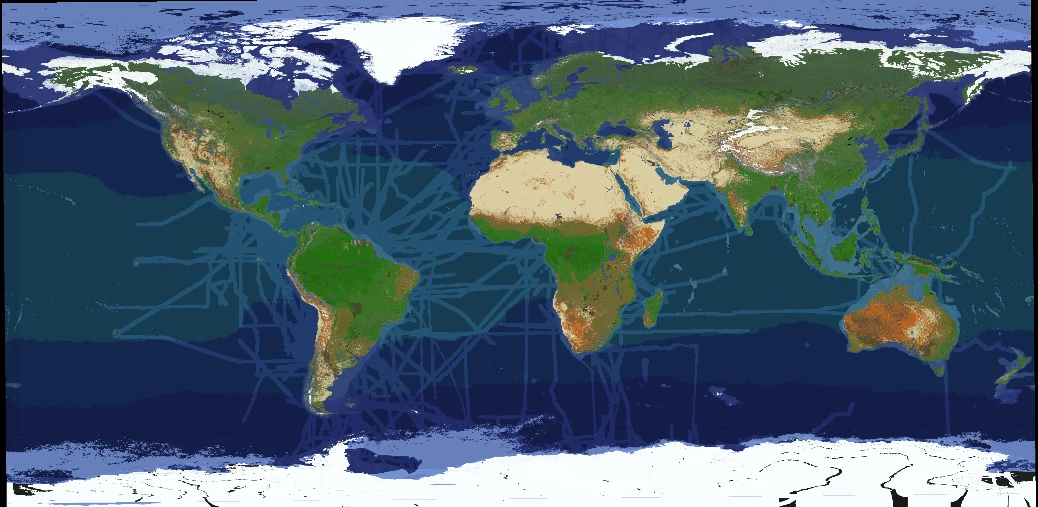
#> input picture generator/mapa/tierra.webp, 1038 x 507 px; the run also reads 1 picture not shown here
$ python paleomap.py
#> lines starting #> are read from the running program, lines starting #| are printed output that depends on the picture
"""Mapa del Paleontologo: la imagen que se dibuja en el item mapa (128 x 128, como un mapa de Minecraft).

Estilo de la Dinopedia: un mapa de explorador en papel, con tapas de cuero cosido. El mar es papel con lineas de agua
junto a las costas, la tierra va en tonos sepia (mas oscuro donde hay selva) con la costa en tinta, y arriba y abajo
hay un rastro de huellas como marca de agua. Las zonas de dinos NO se dibujan aca: el plugin pone una huella roja en el
centro de cada region del config (asi siguen al config si cambia).

Todos los colores son de la paleta de los mapas de Minecraft (el server convierte cada pixel al color mas cercano:
si se usan colores de afuera de la paleta el papel sale manchado).

Fuente: generator/mapa/tierra.webp, un render del mapa del server (equirectangular: de 180 O a 180 E y de 90 N a 90 S,
con 4 px de borde negro a cada lado).

Uso (necesita Pillow, esta en generator/.venv):
    generator/.venv/Scripts/python generator/paleomap.py [carpeta para una vista previa ampliada]
Escribe plugin/src/main/resources/mapa/tierra.png
"""
import os
import sys

from PIL import Image

HERE = os.path.dirname(os.path.abspath(__file__))
ROOT = os.path.dirname(HERE)
SOURCE = os.path.join(HERE, "mapa", "tierra.webp")
OUT = os.path.join(ROOT, "plugin", "src", "main", "resources", "mapa", "tierra.png")

BORDER_X = 4                  # columnas negras a cada lado del render
SIZE = 128                    # un mapa de Minecraft
# donde va el mundo (360 x 180 grados): lo mismo que PaleoMap.java (WORLD_X, WORLD_Y, WORLD_W, WORLD_H)
WX, WY, WW, WH = 6, 35, 116, 58

# colores de la paleta de los mapas
PAPER = (247, 233, 163)       # mar y bandas
PAPER_D = (213, 201, 140)     # tierra y lineas de agua
OLIVE = (174, 164, 115)       # selva y bosques
INK_SOFT = (130, 123, 86)     # costas y huellas de marca de agua
INK = (54, 40, 27)            # tinta oscura
ICE = (220, 220, 220)         # hielo
LEATHER = (91, 60, 34)
LEATHER_D = (53, 35, 24)
STITCH = (152, 123, 103)


def is_water(r, g, b):
    """Azules (oceano, costas y lineas de rutas) pero no el hielo blanco ni la tierra."""
    return b > g + 4 and b > r + 15 and r + g + b < 600


def classify():
    """Para cada pixel del mundo (WW x WH): 'w' agua, 'i' hielo, 'f' selva/bosque, 'l' tierra."""
    src = Image.open(SOURCE).convert("RGB")
#> src is the input picture: PIL image 1038x507 RGB; mean R, G, B 76.4, 96.4, 113.7
    w, h = src.size
#> w = 1038; h = 507
    src = src.crop((BORDER_X, 0, w - BORDER_X, h))
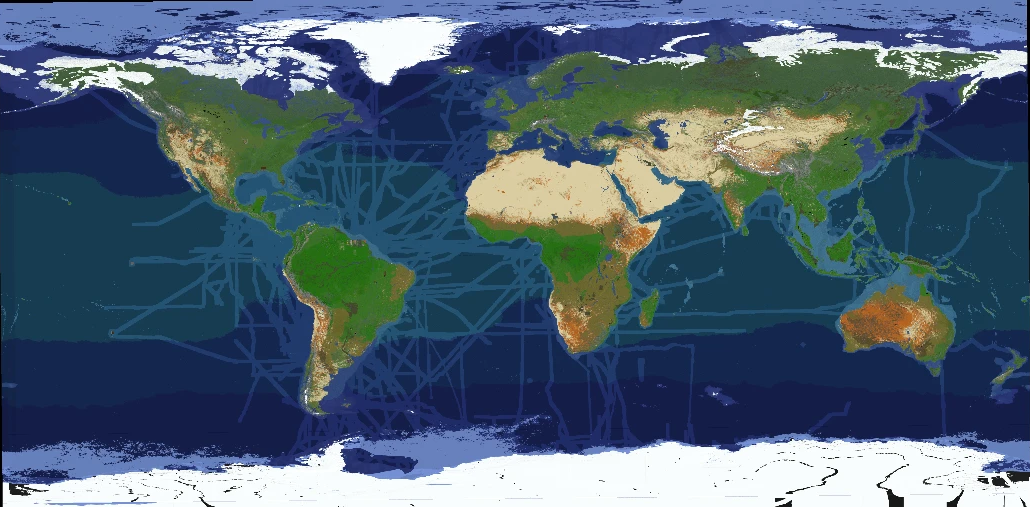
#> src: PIL image 1030x507 RGB; mean R, G, B 76.9, 97.1, 114.5
    w, h = src.size
#> w = 1030
    px = src.load()
    grid = [[None] * WW for _ in range(WH)]
    for cy in range(WH):
        y0, y1 = cy * h // WH, max(cy * h // WH + 1, (cy + 1) * h // WH)
        for cx in range(WW):
            x0, x1 = cx * w // WW, max(cx * w // WW + 1, (cx + 1) * w // WW)
            water, land, n = 0, [0, 0, 0], 0
            for y in range(y0, y1):
                for x in range(x0, x1):
                    r, g, b = px[x, y]
                    if r + g + b < 90:          # restos del borde negro del render (abajo a la derecha): hielo
                        r, g, b = 248, 253, 254
                    if is_water(r, g, b):
                        water += 1
                    else:
                        land[0] += r
                        land[1] += g
                        land[2] += b
                        n += 1
            if water >= n:
                grid[cy][cx] = "w"
                continue
            r, g, b = land[0] / n, land[1] / n, land[2] / n
            if r + g + b > 600:
                grid[cy][cx] = "i"
            elif g > r * 1.02 and g > b:
                grid[cy][cx] = "f"
            else:
                grid[cy][cx] = "l"
#> after the loop, grid = 58 items
    return grid


def build():
    grid = classify()
#> grid = 58 items
    img = Image.new("RGB", (SIZE, SIZE), PAPER)
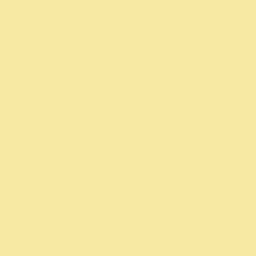
#> img: PIL image 128x128 RGB (shown 2 times larger); mean R, G, B 247, 233, 163
    put = img.putpixel

    def kind(x, y):
        if 0 <= x < WW and 0 <= y < WH:
            return grid[y][x]
        return "w"

    for y in range(WH):
        for x in range(WW):
            k = grid[y][x]
            X, Y = WX + x, WY + y
            if k == "w":
                # lineas de agua: un anillo punteado a dos pixeles de la costa
                near = any(kind(x + dx, y + dy) != "w" for dx, dy in ((2, 0), (-2, 0), (0, 2), (0, -2)))
                touching = any(kind(x + dx, y + dy) != "w" for dx, dy in ((1, 0), (-1, 0), (0, 1), (0, -1)))
                if near and not touching and (x + y) % 2 == 0:
                    put((X, Y), PAPER_D)
                continue
            coast = any(kind(x + dx, y + dy) == "w" for dx, dy in ((1, 0), (-1, 0), (0, 1), (0, -1)))
            if coast:
                put((X, Y), INK_SOFT)
            elif k == "i":
                put((X, Y), ICE)
            elif k == "f":
                put((X, Y), OLIVE)
            else:
                put((X, Y), PAPER_D)

    # arriba: cinta de cuero cosido con las puntas en cola de golondrina (en vez de un titulo)
    rx0, rx1, ry0, ry1 = 30, SIZE - 31, 13, 21
#> rx0 = 30; rx1 = 97; ry0 = 13; ry1 = 21
    for y in range(ry0, ry1 + 1):
        for x in range(rx0, rx1 + 1):
            put((x, y), LEATHER_D if y in (ry0, ry1) else LEATHER)
        if ry0 < y < ry1:
            put((rx0, y), LEATHER_D)
            put((rx1, y), LEATHER_D)
    for x in range(rx0 + 3, rx1 - 2):
        if x % 3 != 0:
            put((x, ry0 + 2), STITCH)
            put((x, ry1 - 2), STITCH)
    for side, x0 in ((-1, rx0 - 1), (1, rx1 + 1)):      # puntas plegadas por detras
        for i in range(7):
            x = x0 + side * i
            top, bottom = ry0 + 2, ry1 + 2
            notch = (ry0 + ry1) // 2 + 2
            for y in range(top, bottom + 1):
                if i >= 4 and abs(y - notch) <= i - 4:
                    continue                                  # corte en V de la punta
                put((x, y), LEATHER_D if y in (top, bottom) or i == 6 else (74, 49, 29) if i < 2 else LEATHER)
#> this loop made 2 passes
#> (side, x0) on passes 1 to 2: (-1, 29), (1, 98)

    # abajo: un rastro de huellas que cruza la hoja (izquierda, derecha, izquierda...) y la rosa de los vientos
    foot = [(-1, 0), (1, 0), (0, 0), (-2, -1), (0, -2), (2, -1), (0, 1)]
    for i, x in enumerate(range(14, SIZE - 34, 9)):
        y = SIZE - 20 + (3 if i % 2 else 0)
        for dx, dy in foot:
            put((x + dx, y + dy), INK_SOFT)
    cx, cy = SIZE - 20, SIZE - 19
    for d in range(-5, 6):
        put((cx + d, cy), INK_SOFT)
        put((cx, cy + d), INK_SOFT)
    for d in (-2, -1, 1, 2):
        put((cx + d, cy + d), INK_SOFT)
        put((cx + d, cy - d), INK_SOFT)
    for dy in range(-5, -1):                                 # el norte, en tinta oscura
        put((cx, cy + dy), INK)
    put((cx - 1, cy - 4), INK)
    put((cx + 1, cy - 4), INK)

    # tapas de cuero con costura (como el borde de la Dinopedia)
    for y in range(SIZE):
        for x in range(SIZE):
            edge = min(x, y, SIZE - 1 - x, SIZE - 1 - y)
            if edge == 0:
                put((x, y), LEATHER_D)
            elif edge < 4:
                put((x, y), LEATHER)
            if edge == 2 and ((x + y) // 2) % 2 == 0:
                put((x, y), STITCH)
            if edge == 4:
                put((x, y), PAPER_D)
    return img


def main():
    img = build()
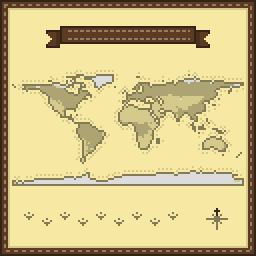
#> img: PIL image 128x128 RGB (shown 2 times larger); mean R, G, B 208.7, 193.5, 136.6
    os.makedirs(os.path.dirname(OUT), exist_ok=True)
    if os.path.exists(OUT) and Image.open(OUT).convert("RGB").tobytes() == img.tobytes():
        print("sin cambios", OUT)
    else:
        img.save(OUT, optimize=True)
        print("escrito", OUT)
    if len(sys.argv) > 1:
        img.resize((SIZE * 6, SIZE * 6), Image.NEAREST).save(os.path.join(sys.argv[1], "tierra_preview.png"))


if __name__ == "__main__":
    main()
